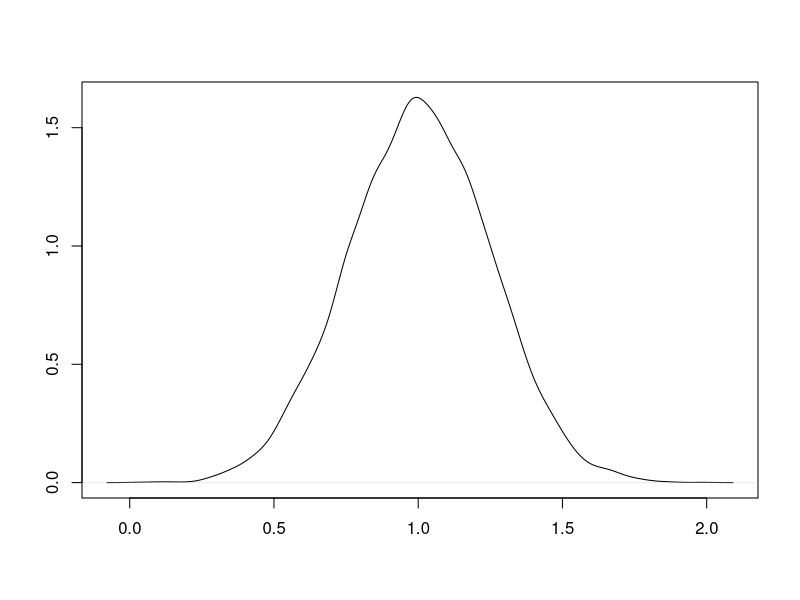

Recreate this plot in R.
## ---- chunk 1

x<-rnorm(n=10000, mean=1, sd=.25)
plot(density(x), type='l', main='', ylab='', xlab='')
